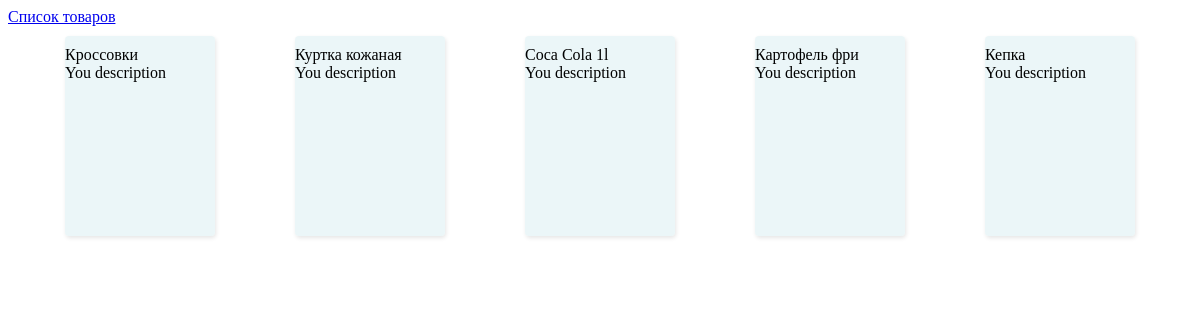
The app's page /items/ with its own data.
### MainApp/models.py (models this page shows)
class Item(models.Model):
    name = models.CharField(max_length=100)
    brand = models.CharField(max_length=100)
    count = models.PositiveIntegerField()
    description = models.CharField(max_length=1000, default="You description")
    colors = models.ManyToManyField(to=Color)
    objects: Manager

### MainApp/views.py (the view)
# urls.py: path("items/", views.items_list, name="items_list"),
def items_list(request):
    item_list = Item.objects.all()
    return render(request,"get_items.html", { "items": item_list} )

### templates/get_items.html
{% extends 'base.html' %}
{% block style %}
    {{ block.super }}
{% endblock  %}
{% block menu_content %}
    {{ block.super }}
{% endblock %}
{% block block_content %}
    <div class="items">
    {% for item in items %}
      <div  class="item">
          <a href="{% url 'get_item' item.id %}"> {{ item.name }}</a><br>
          {{ item.description }}
      </div>
    {% endfor %}
    </div>
{% endblock %}

### static/css/style.css (style rules this page uses)
* { box-sizing: border-box; }
.item { width:150px; height: 200px; margin: 10px; box-shadow: 1px 2px 4px rgba(0, 0, 0, 0.1); border-radius: 4px; padding-top:10px; background: rgba(223, 241, 244, 0.625); }
.item a { text-decoration: none; color: black; text-align: justify; }
.items { width: 100%; display: grid; grid-template-columns: repeat(auto-fill, 200px); max-width: 1200px; justify-content: center; justify-items: center; column-gap: 30px; row-gap: 40px; margin: 0 auto; }

### records on screen
Item: name "Кроссовки", description "You description"
Item: name "Куртка кожаная", description "You description"
Item: name "Coca Cola 1l", description "You description"
Item: name "Картофель фри", description "You description"
Item: name "Кепка", description "You description"
